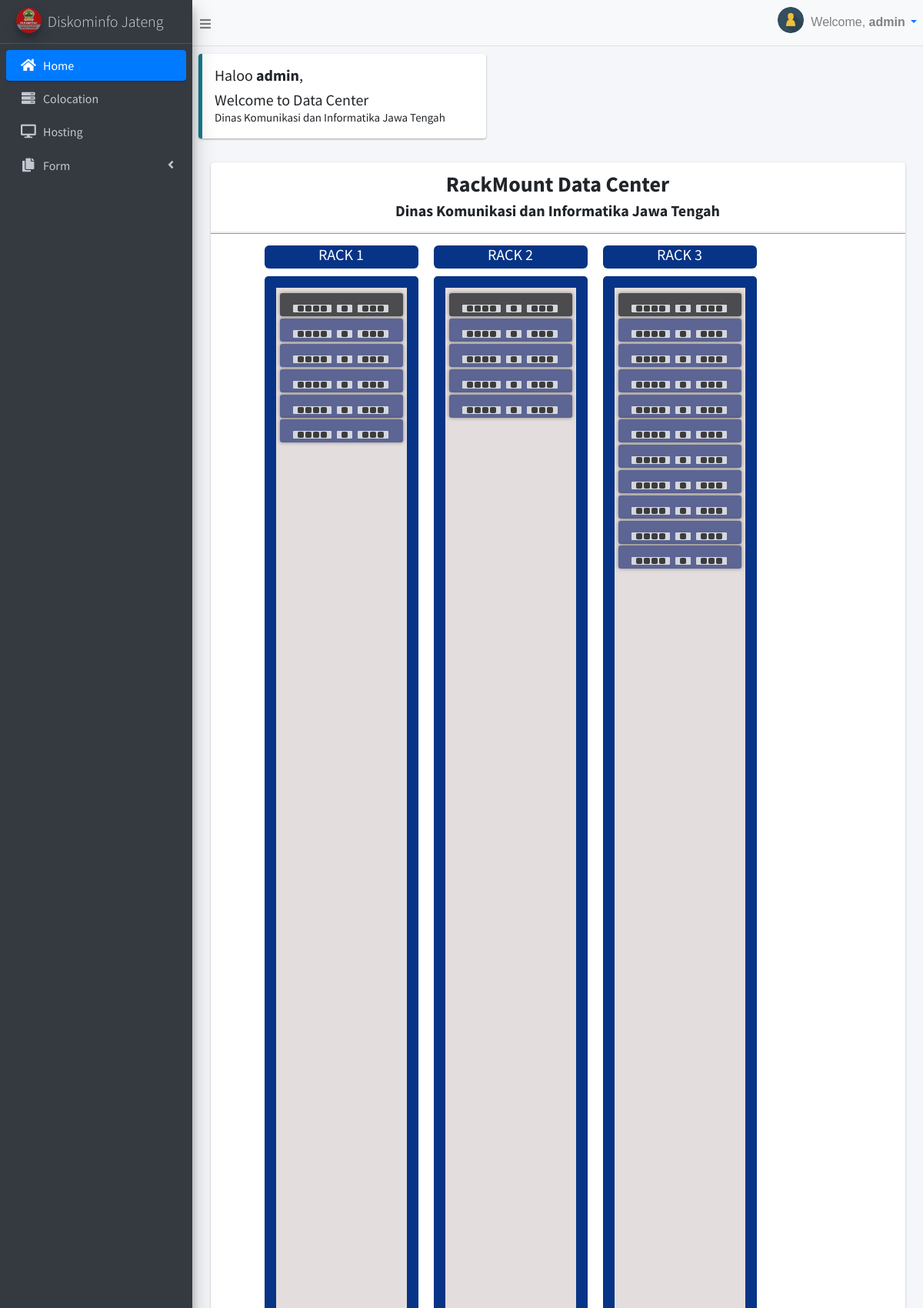
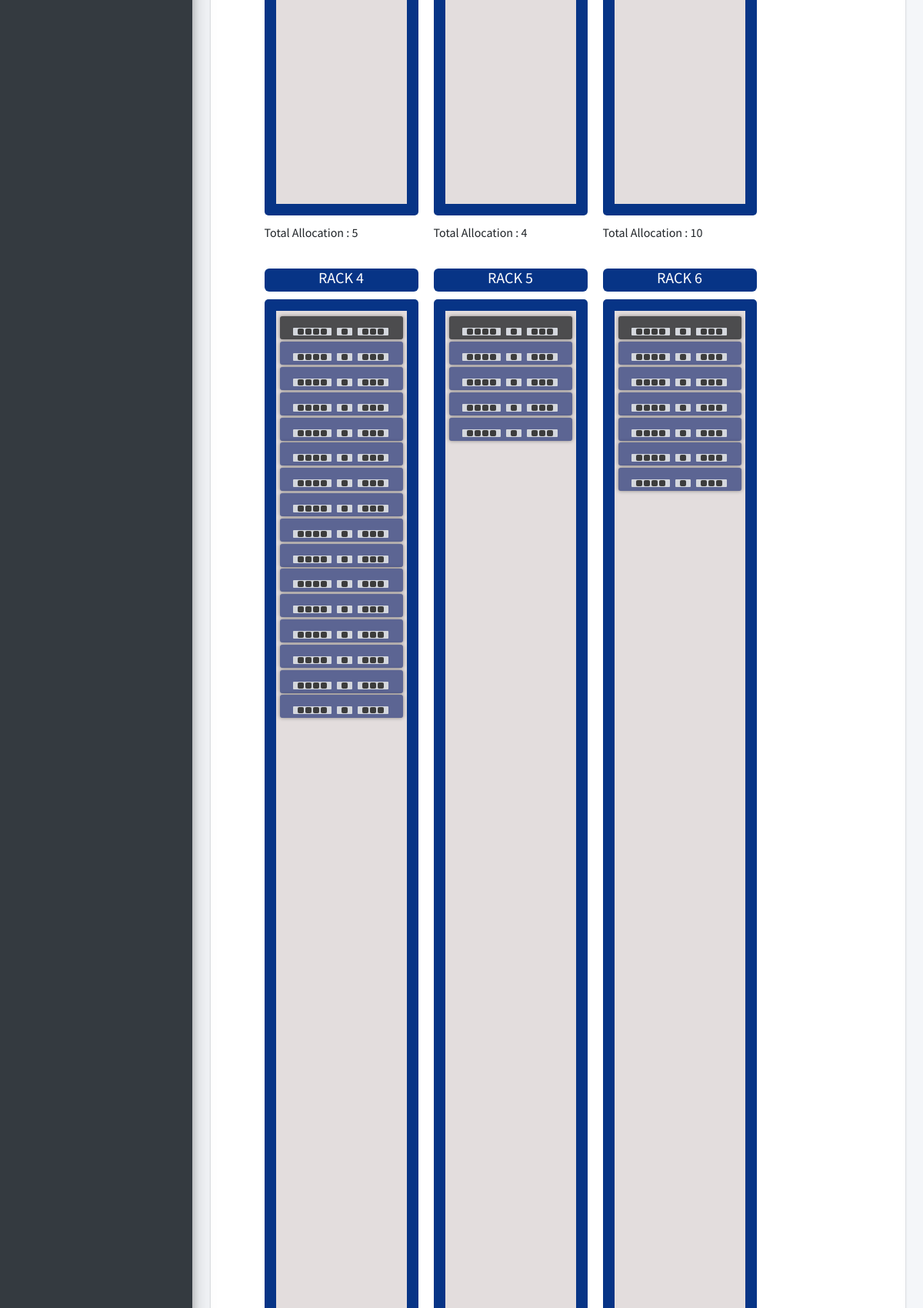
Page /pages/home.php (signed in, upper part) on the committed database (2 pictures, top to bottom).
### tables this page shows
CREATE TABLE `rak` (
  `no` int(11) NOT NULL,
  `location` varchar(255) NOT NULL
);

CREATE TABLE `colocation` (
  `no` int(11) NOT NULL,
  `instansi` varchar(255) DEFAULT NULL,
  `ip` varchar(255) DEFAULT NULL,
  `nama_server` varchar(255) DEFAULT NULL,
  `os` varchar(255) DEFAULT NULL,
  `prosesor` varchar(255) DEFAULT NULL,
  `ram` varchar(255) DEFAULT NULL,
  `storage` varchar(255) DEFAULT NULL,
  `psu` varchar(255) DEFAULT NULL,
  `merk` varchar(255) DEFAULT NULL,
  `serial_number` varchar(255) DEFAULT NULL,
  `location` int(11) DEFAULT NULL,
  `type_server` varchar(255) DEFAULT NULL,
  `allocation` int(255) DEFAULT NULL,
  `keterangan` varchar(255) DEFAULT NULL,
  `tgl_pemasangan` date DEFAULT NULL
);

### pages/rak.php (the view, shortened to what this page needs)
<?php
 $connect = mysqli_connect("localhost", "root", "", "diskominfo") or die(mysqli_error());
 $query2 = "SELECT * FROM rak";
 $result2 = mysqli_query($connect, $query2);
 ?>
 <!DOCTYPE html>
 <html>
<div class="flex-container">
      <head>
      </head>
<body>
     <?php while($row = mysqli_fetch_array($result2)){ ?>
    <a class="row1">
      <div class="nama-rak">
        <h5 style="vertical-align: center;">
          <?= $row['location']?>
        </h5>
      </div>
      <div class="rak">
        <div class="latar">
          <div class="isi switch" title="Switch">
              <div class="kol">
                <div class="port">
                </div>
                <div class="port">
                </div>
                <div class="port">
                </div>
                <div class="port">
                </div>
              </div>
              <div class="kol">
                <div class="port">
                </div>
              </div>
              <div class="kol">
                <div class="port">
                </div>
                <div class="port">
                </div>
                <div class="port">
                </div>
              </div>
          </div>
                    <?php
                    $query_limit = "SELECT * FROM colocation WHERE `location` = {$row['no']}";
                    $result = mysqli_query($connect, $query_limit);
                    $occupied =0;
                    while($rows = mysqli_fetch_array($result))
                    {
                         for($i=0; $i<(int)$rows['allocation']; $i++){
                          $occupied = $occupied + 1;
                    ?>
                    <div name="view"  id="<?php echo $rows["no"]; ?>" class="isi server" title="Server"><div class="kol"><div class="port"></div><div class="port"></div><div class="port"></div><div class="port"></div></div><div class="kol"><div class="port"></div></div><div class="kol"><div class="port"></div><div class="port"></div><div class="port"></div></div></div>
                    <?php
                         }
                    }
                    ?>
        </div>
      </div>
                    <?php
                    echo "Total Allocation : ".$occupied;
                    ?><?php }
                    ?>
         </a>
      </div>
    </body>
 </html>

### pages/rak.php (style rules this page uses)
.flex-container { display: flex; flex-wrap: wrap; background-color:#FFFFFF; width: 100% !important; height: 100% !important; padding: 0 60px; }
.row1 { background-color: transparent !important; width: 200px !important; height: 1710.060px !important; margin: 10px !important; box-sizing: border-box; display: absolute; }
.nama-rak { background-color: #073486; text-align: center; width: 200px; height: 30px; border-radius: 6px; margin: 5px 0; padding-top: 0.2px; padding-bottom: 1px; color: white; }
.rak { background-color: #073486; width: 200px; height: 1621.060px; margin: 10px 0; padding: 15px 15px; box-sizing: border-box; border-radius: 5px; display: flex; flex-wrap: wrap; }
.latar { width: 200px; height: 1591.060px; padding: 5px 5px; background-color: #E3DDDD; box-sizing: border-box; }
.server { background-color: #5C6593; border-radius: 3px; cursor: move; position: relative; box-shadow: 0 0 5px hsla(0,0%,0%,.4); }
.switch { background-color: #4C4C4E; border-radius: 3px; cursor: move; position: relative; box-shadow: 0 0 5px hsla(0,0%,0%,.4); }
.isi { width: 100%; height: 10px; margin: 2.8px 0; display: flex; display: -webkit-box; display: -ms-flexbox; padding: 15px 15px; box-sizing: border-box; cursor: move; position: relative; }
.kol { height: 100%; margin: 0 2px; padding: 5px 5px; box-sizing:border-box; background-color: #D4D7DD; border-radius: 1px; display: flex; justify-content: center; align-items: center; }
.kol > div { background-color: #3C3C3C; margin: 0 1px; padding: 4px; font-size: 30px; border-radius: 2px; }
.kol:nth-child(2) { margin: 0 5px !important; }

### rows in the picture
rak: location "RACK 1", occupied "5"
colocation: allocation 2 (drawn)
colocation: allocation 2 (drawn)
rak: location "RACK 2", occupied "4"
colocation: allocation 2 (drawn)
colocation: allocation 2 (drawn)
rak: location "RACK 3", occupied "10"
colocation: allocation 2 (drawn)
colocation: allocation 2 (drawn)
colocation: allocation 2 (drawn)
colocation: allocation 2 (drawn)
rak: location "RACK 4"
colocation: allocation 2 (drawn)
colocation: allocation 2 (drawn)
colocation: allocation 2 (drawn)
colocation: allocation 2 (drawn)
colocation: allocation 2 (drawn)
rak: location "RACK 5"
colocation: allocation 2 (drawn)
colocation: allocation 2 (drawn)
rak: location "RACK 6"
colocation: allocation 2 (drawn)
colocation: allocation 2 (drawn)

### other values in the picture
$_SESSION['username'] "admin"
